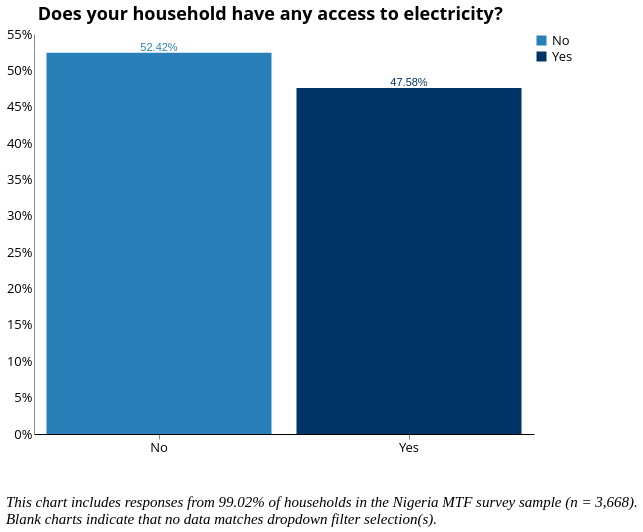

Here is the Vega-Lite specification saved for this chart:
### Vega-Lite specification from a JSON file in a GitHub repository (floating-point values rounded to 4 significant figures; data arrays with more than 128 entries replaced by an {"elided": "..."} marker saying what was removed)
{"width": 800, "height": 400, "config": {"title": {"fontSize": 18, "font": "Open Sans", "anchor": "center", "fontColor": "#000000"}, "axisX": {"domain": true, "domainColor": "#000000", "grid": false, "labelFont": "Open Sans", "labelFontSize": 13, "titleFont": "Open Sans", "titleFontSize": 13, "titleFontWeight": "normal", "title": "X Axis Title (units)", "labelAngle": 0}, "axisY": {"domain": true, "grid": false, "gridColor": "#DEDDDD", "gridWidth": 1, "labelFont": "Open Sans", "labelFontSize": 13, "labelAngle": 0, "ticks": false, "titleFont": "Open Sans", "titleFontSize": 13, "titleFontWeight": "normal", "titlePadding": 10, "title": "Y Axis Title (units)"}, "range": {"category": ["#2980B9", "#003366", "#FFAE19", "#FF4500", "#438B28", "#45B39D", "#99ADC1", "#212F3C"]}, "legend": {"labelFont": "Open Sans", "labelFontSize": 13, "symbolType": "square", "symbolSize": 100, "titleFont": "Open Sans", "titleFontSize": 13, "titleFontWeight": "normal", "title": "Legend", "orient": "right", "offset": 0, "labelLimit": 0}, "tooltip": {"font": "Open Sans"}, "view": {"stroke": "transparent", "text": {"font": "Open Sans", "color": ["#2980B9", "#003366", "#FFAE19", "#FF4500", "#438B28", "#45B39D", "#99ADC1", "#212F3C"], "fontSize": 13, "align": "right", "fontWeight": 400, "size": 13}, "bar": {"size": 40, "binSpacing": 1, "continuousBandSize": 30, "discreteBandSize": 30, "stroke": false}}}, "concat": [{"layer": [{"mark": "bar", "encoding": {"color": {"field": "electricity_yn", "type": "nominal"}, "tooltip": {"field": "electricity_yn", "type": "nominal"}, "x": {"axis": {"title": " "}, "field": "electricity_yn", "sort": ["No", "Yes"], "type": "nominal"}, "y": {"aggregate": "sum", "axis": {"format": "%", "title": ""}, "field": "pct", "type": "quantitative"}}, "height": 400, "selection": {"selector073": {"type": "single", "fields": ["i19a"], "bind": {"input": "select", "options": [null, "Wood purchased", "Wood collected", "Crop Residue/Plant Biomass", "Kerosene", "Charcoal", "LPG/cooking gas", "Electric", "Charcoal Briquettes", "Garbage", "Piped Natural Gas", "Coal Briquette", "Biomass Briquette", "Other, specify", "Coal/lignite"], "labels": ["All Responses", "Wood purchased", "Wood collected", "Crop Residue/Plant Biomass", "Kerosene", "Charcoal", "LPG/cooking gas", "Electric", "Charcoal Briquettes", "Garbage", "Piped Natural Gas", "Coal Briquette", "Biomass Briquette", "Other", "Coal/lignite"], "name": "Primary Source of Cooking Fuel  "}}, "selector072": {"type": "single", "fields": ["primary_stove"], "bind": {"input": "select", "options": [null, "3-Stone/Open Fire Stove", "Koresone Stove", "Missing Data", "Manufactured Stove Traditional", "LPG/Natural Gas Stove", "Electric Stove"], "labels": ["All Responses", "3-Stone/Open Fire Stove", "Kerosene Stove", "Primary Stove Not Listed", "Manufactured Stove Traditional", "LPG/Natural Gas Stove", "Electric Stove"], "name": "Primary Stove  "}}, "selector070": {"type": "single", "fields": ["locality"], "bind": {"input": "select", "options": [null, 0, 1], "labels": ["National", "Urban", "Rural"], "name": "Locality Breakdown  "}}, "selector071": {"type": "single", "fields": ["elc_aggr_tier"], "bind": {"input": "select", "options": [null, "Tier 0", "Tier 1", "Tier 2", "Tier 3", "Tier 4", "Tier 5"], "labels": ["All Tiers", "Tier 0", "Tier 1", "Tier 2", "Tier 3", "Tier 4", "Tier 5"], "name": "Electricity Tiers  "}}}, "transform": [{"joinaggregate": [{"op": "count", "field": "*", "as": "total"}]}, {"calculate": "1 / datum.total", "as": "pct"}], "width": 500}, {"mark": {"type": "text", "align": "center", "baseline": "bottom"}, "encoding": {"color": {"field": "electricity_yn", "type": "nominal"}, "text": {"aggregate": "sum", "field": "pct", "format": ".2%", "type": "quantitative"}, "tooltip": {"field": "electricity_yn", "type": "nominal"}, "x": {"axis": {"title": " "}, "field": "electricity_yn", "sort": ["No", "Yes"], "type": "nominal"}, "y": {"aggregate": "sum", "axis": {"format": "%", "title": ""}, "field": "pct", "type": "quantitative"}}, "height": 400, "transform": [{"joinaggregate": [{"op": "count", "field": "*", "as": "total"}]}, {"calculate": "1 / datum.total", "as": "pct"}], "width": 500}], "title": {"text": ["Does your household have any access to electricity?"], "color": "black", "subtitleColor": "black"}, "transform": [{"filter": {"selection": "selector073"}}, {"filter": {"selection": "selector072"}}, {"filter": {"selection": "selector070"}}, {"filter": {"selection": "selector071"}}]}], "data": {"name": "data-bdf5a8e46164e104ff3dc080a0387834"}, "title": {"text": ["", "", "This chart includes responses from 99.02% of households in the Nigeria MTF survey sample (n = 3,668).", "Blank charts indicate that no data matches dropdown filter selection(s)."], "anchor": "start", "baseline": "bottom", "font": "Times New Roman", "fontSize": 15, "fontStyle": "italic", "fontWeight": "normal", "orient": "bottom"}, "$schema": "https://vega.github.io/schema/vega-lite/v4.17.0.json", "datasets": {"data-bdf5a8e46164e104ff3dc080a0387834": {"elided": "3632 records"}}}
